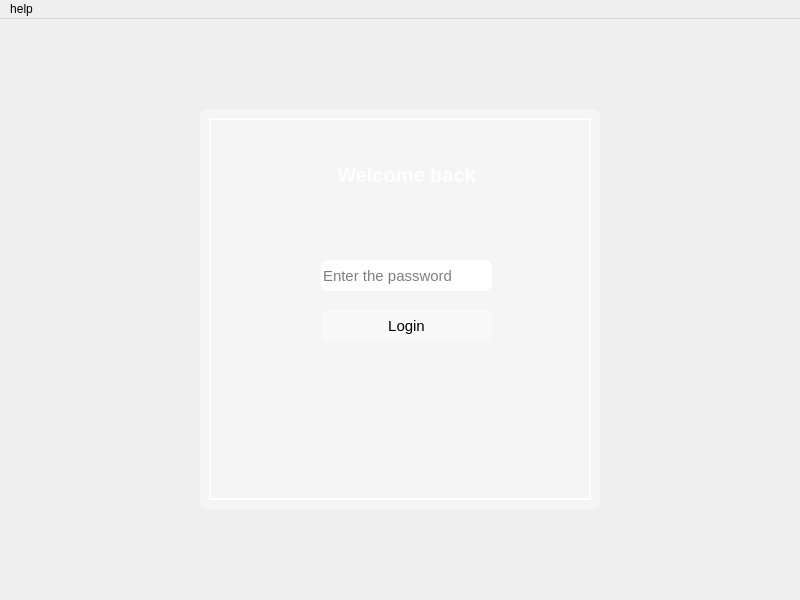
<?xml version="1.0" encoding="UTF-8"?>
<ui version="4.0">
 <class>MainWindow</class>
 <widget class="QMainWindow" name="MainWindow">
  <property name="geometry">
   <rect>
    <x>0</x>
    <y>0</y>
    <width>800</width>
    <height>600</height>
   </rect>
  </property>
  <property name="minimumSize">
   <size>
    <width>800</width>
    <height>600</height>
   </size>
  </property>
  <property name="maximumSize">
   <size>
    <width>800</width>
    <height>600</height>
   </size>
  </property>
  <property name="windowTitle">
   <string>Password Manager</string>
  </property>
  <property name="windowIcon">
   <iconset resource="resources.qrc">
    <normaloff>:/images/images/icon.png</normaloff>:/images/images/icon.png</iconset>
  </property>
  <property name="styleSheet">
   <string notr="true">#loginPage{
	background-image: url(:/images/images/background.jpg);
}

#formLoginWidget{ 
	background-color: rgba(255, 255, 255, 0.4);
	border-radius: 9px;
}

#errorlabel {
	color: red;
}

#input_password {
	border-radius: 7px;
}

#loginBtn {
	border-radius: 7px;
	background-color: rgba(255, 255, 255, 0.4);
}

#loginBtn:hover {
	background-color: rgba(255, 255, 255, 0.6);
}

#loginBtn:pressed {
	background-color: rgba(255, 255, 255, 0.8);
}

#welcomelabel {	
	color: rgba(255, 255, 255, 0.9)
}

#stackedWidget_2 {
	border: 2px solid rgb(255, 255, 255);
}

#viewWidget {
	background-color: rgb(245, 245, 245) 
}

#inputs_sideWidget {
	background-color: rgb(245, 245, 245) 
}

#email_input, #sitename_input, #username_input, #password_input {
	border-radius: 7px;
	border: 1px solid rgb(218, 218, 218);
}

#deleteBtn {
	background-color: red;
	border-radius: 7px;
	color: white;
	border: 0.5px solid black;
}

#deleteBtn:hover {
	background-color: rgb(236, 0, 0);
}

#deleteBtn:pressed {
	background-color: rgb(225, 0, 0);
}

#addBtn, #updateBtn {
	border-radius: 7px;
	border: 0.5px solid black;
}

#addBtn:hover, #updateBtn:hover {
	background-color: rgb(245, 245, 245);
}
#addBtn:pressed, #updateBtn:pressed {
	background-color: rgb(231, 231, 231)
}

#tableInfo {
	border:none;
}</string>
  </property>
  <widget class="QWidget" name="centralwidget">
   <layout class="QVBoxLayout" name="verticalLayout">
    <property name="spacing">
     <number>0</number>
    </property>
    <property name="leftMargin">
     <number>0</number>
    </property>
    <property name="topMargin">
     <number>0</number>
    </property>
    <property name="rightMargin">
     <number>0</number>
    </property>
    <property name="bottomMargin">
     <number>0</number>
    </property>
    <item>
     <widget class="QStackedWidget" name="stackedWidget">
      <property name="styleSheet">
       <string notr="true"/>
      </property>
      <property name="currentIndex">
       <number>0</number>
      </property>
      <widget class="QWidget" name="loginPage">
       <layout class="QVBoxLayout" name="verticalLayout_2">
        <item alignment="Qt::AlignHCenter|Qt::AlignVCenter">
         <widget class="QWidget" name="formLoginWidget" native="true">
          <property name="minimumSize">
           <size>
            <width>400</width>
            <height>400</height>
           </size>
          </property>
          <property name="styleSheet">
           <string notr="true"/>
          </property>
          <layout class="QHBoxLayout" name="horizontalLayout">
           <item>
            <widget class="QStackedWidget" name="stackedWidget_2">
             <property name="styleSheet">
              <string notr="true"/>
             </property>
             <property name="currentIndex">
              <number>0</number>
             </property>
             <widget class="QWidget" name="login_page">
              <widget class="QLineEdit" name="input_password">
               <property name="geometry">
                <rect>
                 <x>110</x>
                 <y>140</y>
                 <width>171</width>
                 <height>31</height>
                </rect>
               </property>
               <property name="font">
                <font>
                 <pointsize>11</pointsize>
                </font>
               </property>
               <property name="styleSheet">
                <string notr="true"/>
               </property>
               <property name="echoMode">
                <enum>QLineEdit::Password</enum>
               </property>
               <property name="placeholderText">
                <string>Enter the password</string>
               </property>
              </widget>
              <widget class="QLabel" name="errorlabel">
               <property name="geometry">
                <rect>
                 <x>110</x>
                 <y>90</y>
                 <width>171</width>
                 <height>31</height>
                </rect>
               </property>
               <property name="font">
                <font>
                 <pointsize>11</pointsize>
                 <weight>75</weight>
                 <bold>true</bold>
                </font>
               </property>
               <property name="text">
                <string>&lt;html&gt;&lt;head/&gt;&lt;body&gt;&lt;p align=&quot;center&quot;&gt;&lt;br/&gt;&lt;/p&gt;&lt;/body&gt;&lt;/html&gt;</string>
               </property>
              </widget>
              <widget class="QPushButton" name="loginBtn">
               <property name="geometry">
                <rect>
                 <x>110</x>
                 <y>190</y>
                 <width>171</width>
                 <height>31</height>
                </rect>
               </property>
               <property name="font">
                <font>
                 <pointsize>11</pointsize>
                </font>
               </property>
               <property name="cursor">
                <cursorShape>PointingHandCursor</cursorShape>
               </property>
               <property name="text">
                <string>Login</string>
               </property>
              </widget>
              <widget class="QLabel" name="welcomelabel">
               <property name="geometry">
                <rect>
                 <x>110</x>
                 <y>40</y>
                 <width>171</width>
                 <height>31</height>
                </rect>
               </property>
               <property name="font">
                <font>
                 <pointsize>15</pointsize>
                 <weight>75</weight>
                 <bold>true</bold>
                </font>
               </property>
               <property name="text">
                <string>&lt;html&gt;&lt;head/&gt;&lt;body&gt;&lt;p align=&quot;center&quot;&gt;Welcome back&lt;/p&gt;&lt;/body&gt;&lt;/html&gt;</string>
               </property>
              </widget>
             </widget>
            </widget>
           </item>
          </layout>
         </widget>
        </item>
       </layout>
      </widget>
      <widget class="QWidget" name="homePage">
       <layout class="QHBoxLayout" name="horizontalLayout_2">
        <property name="spacing">
         <number>0</number>
        </property>
        <property name="leftMargin">
         <number>0</number>
        </property>
        <property name="topMargin">
         <number>0</number>
        </property>
        <property name="rightMargin">
         <number>0</number>
        </property>
        <property name="bottomMargin">
         <number>0</number>
        </property>
        <item>
         <widget class="QWidget" name="viewWidget" native="true">
          <widget class="QTableWidget" name="tableInfo">
           <property name="geometry">
            <rect>
             <x>0</x>
             <y>0</y>
             <width>581</width>
             <height>581</height>
            </rect>
           </property>
           <property name="styleSheet">
            <string notr="true"/>
           </property>
           <column>
            <property name="text">
             <string>Site name</string>
            </property>
           </column>
           <column>
            <property name="text">
             <string>Username</string>
            </property>
           </column>
           <column>
            <property name="text">
             <string>Password</string>
            </property>
           </column>
           <column>
            <property name="text">
             <string>Email</string>
            </property>
           </column>
          </widget>
         </widget>
        </item>
        <item>
         <widget class="QWidget" name="inputs_sideWidget" native="true">
          <property name="maximumSize">
           <size>
            <width>220</width>
            <height>16777215</height>
           </size>
          </property>
          <widget class="QLineEdit" name="sitename_input">
           <property name="geometry">
            <rect>
             <x>32</x>
             <y>100</y>
             <width>161</width>
             <height>31</height>
            </rect>
           </property>
           <property name="font">
            <font>
             <pointsize>10</pointsize>
            </font>
           </property>
           <property name="placeholderText">
            <string>Site name</string>
           </property>
          </widget>
          <widget class="QLineEdit" name="username_input">
           <property name="geometry">
            <rect>
             <x>32</x>
             <y>140</y>
             <width>161</width>
             <height>31</height>
            </rect>
           </property>
           <property name="font">
            <font>
             <pointsize>10</pointsize>
            </font>
           </property>
           <property name="placeholderText">
            <string>Username</string>
           </property>
          </widget>
          <widget class="QLineEdit" name="password_input">
           <property name="geometry">
            <rect>
             <x>32</x>
             <y>180</y>
             <width>161</width>
             <height>31</height>
            </rect>
           </property>
           <property name="font">
            <font>
             <pointsize>10</pointsize>
            </font>
           </property>
           <property name="placeholderText">
            <string>Password</string>
           </property>
          </widget>
          <widget class="QLineEdit" name="email_input">
           <property name="geometry">
            <rect>
             <x>32</x>
             <y>220</y>
             <width>161</width>
             <height>31</height>
            </rect>
           </property>
           <property name="font">
            <font>
             <pointsize>10</pointsize>
            </font>
           </property>
           <property name="placeholderText">
            <string>Email</string>
           </property>
          </widget>
          <widget class="QPushButton" name="addBtn">
           <property name="geometry">
            <rect>
             <x>32</x>
             <y>270</y>
             <width>161</width>
             <height>31</height>
            </rect>
           </property>
           <property name="font">
            <font>
             <pointsize>10</pointsize>
            </font>
           </property>
           <property name="text">
            <string>Add</string>
           </property>
          </widget>
          <widget class="QPushButton" name="updateBtn">
           <property name="geometry">
            <rect>
             <x>32</x>
             <y>310</y>
             <width>161</width>
             <height>31</height>
            </rect>
           </property>
           <property name="font">
            <font>
             <pointsize>10</pointsize>
            </font>
           </property>
           <property name="text">
            <string>Update</string>
           </property>
          </widget>
          <widget class="QPushButton" name="deleteBtn">
           <property name="geometry">
            <rect>
             <x>32</x>
             <y>430</y>
             <width>161</width>
             <height>31</height>
            </rect>
           </property>
           <property name="font">
            <font>
             <pointsize>10</pointsize>
             <weight>50</weight>
             <bold>false</bold>
            </font>
           </property>
           <property name="text">
            <string>Delete</string>
           </property>
          </widget>
         </widget>
        </item>
       </layout>
      </widget>
     </widget>
    </item>
   </layout>
  </widget>
  <widget class="QMenuBar" name="menubar">
   <property name="geometry">
    <rect>
     <x>0</x>
     <y>0</y>
     <width>800</width>
     <height>21</height>
    </rect>
   </property>
   <widget class="QMenu" name="menuabout">
    <property name="title">
     <string>help</string>
    </property>
    <addaction name="actionAbout"/>
    <addaction name="actionAbout_developer"/>
   </widget>
   <addaction name="menuabout"/>
  </widget>
  <action name="actionAbout">
   <property name="text">
    <string>About</string>
   </property>
  </action>
  <action name="actionAbout_developer">
   <property name="text">
    <string>About developer</string>
   </property>
  </action>
 </widget>
 <resources>
  <include location="resources.qrc"/>
 </resources>
 <connections/>
</ui>
